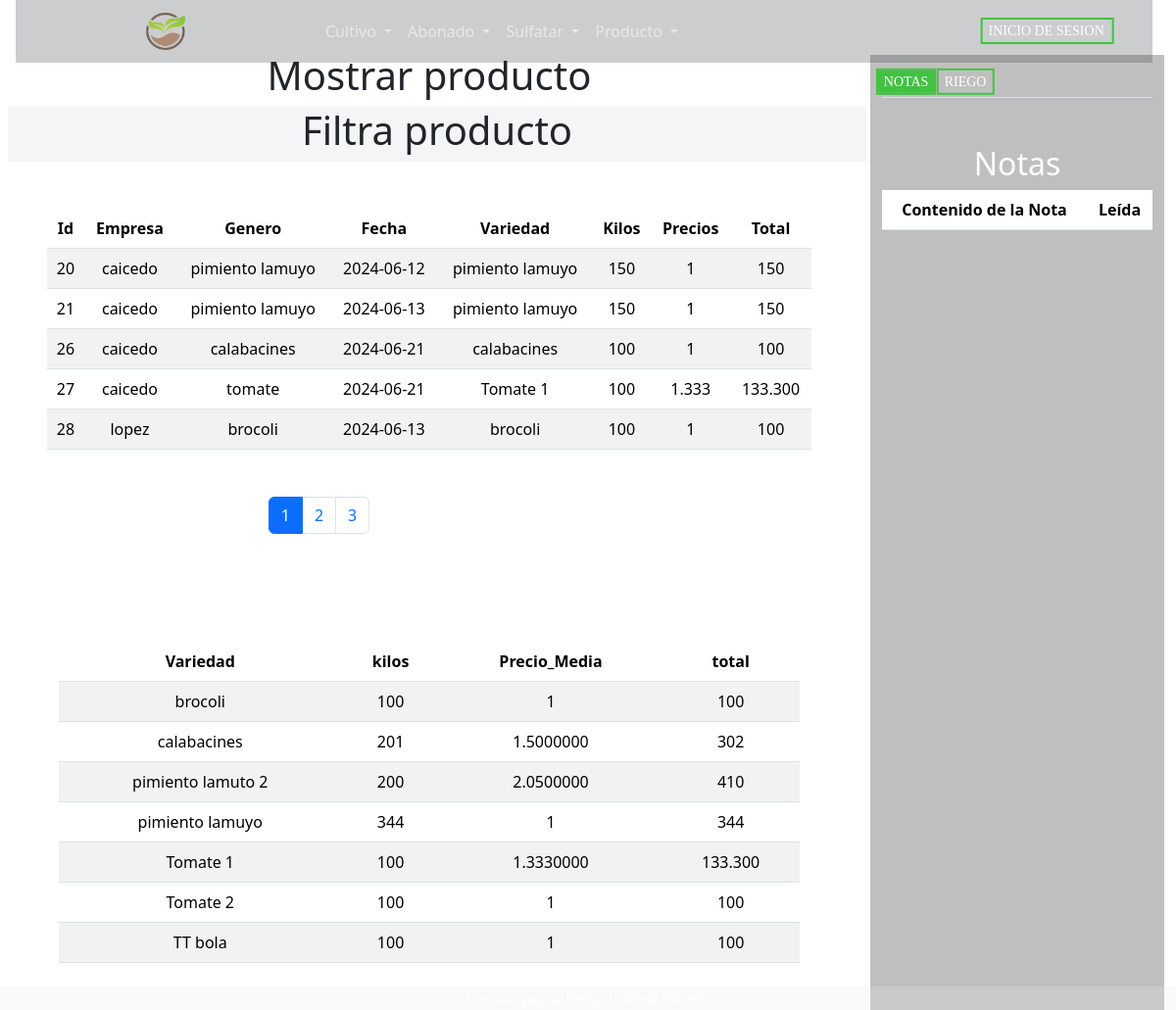
The page /paginas/producto/producto-mostrar.php on the database its author committed.
### tables this page shows
CREATE TABLE Producto (
    Id INT PRIMARY KEY AUTO_INCREMENT,
    Empresa VARCHAR(50),
    Genero VARCHAR(50),
    Fecha DATE,
    Variedad VARCHAR(50),
    Kilos DECIMAL(10, 3), 
    Precios DECIMAL(10, 3),
    Total DECIMAL(10, 3) GENERATED ALWAYS AS (Kilos * Precios) STORED
    
);

### herramientas/tabla.php (the view)
<?php
    $result = $conn->query($sql);
    echo '<div class="m-5">';
    $fieldInfo = $result->fetch_field();
    $nombreDeLaTabla = $fieldInfo->table;
    if ($result->num_rows > 0) {
        echo "<table id='myTable' data-tabla='". $nombreDeLaTabla."' class='table table-striped'>";
        echo '<thead>';
        echo '<tr>';
        $columnas = $result->fetch_fields();
        foreach ($columnas as $columna) {
            echo '<th scope="col">' . $columna->name . '</th>';
        }
        echo '</tr>';
        echo '</thead>';
        echo '<tbody>';
        while ($row = $result->fetch_assoc()) {
            echo '<tr>';
            foreach ($columnas as $columna) {
                $nombreColumna = $columna->name;
                $valor = $row[$nombreColumna];
                if ($nombreColumna == 'Hecho') {
                    $checked = $valor ? 'checked' : '';
                    echo '<td><input type="checkbox" class="hecho-checkbox" ' . $checked . ' disabled></td>';
                } else {
                    if (is_numeric($valor) && intval($valor) == floatval($valor)) {
                        echo '<td>' . intval($valor) . '</td>';
                    } else {
                        echo '<td>' . $valor . '</td>';
                    }
                }
            }
            echo '</tr>';
        }
        echo '</tbody>';
        echo '</table>';
    } else {
        echo "No se encontraron datos en la tabla";
    }
    echo '</div>';
?>

### css/estilos.css (style rules this page uses)
body { background-image: url('../imagen/fondo.png'); background-size: cover; background-attachment: fixed; background-position: center; padding-left: 0%; padding-right: 0%; }

### rows shown on the page
producto: Id "20", Empresa "caicedo", Genero "pimiento lamuyo", Fecha "2024-06-12", Variedad "pimiento lamuyo", Kilos "150", Precios "1", Total "150"
producto: Id "21", Empresa "caicedo", Genero "pimiento lamuyo", Fecha "2024-06-13", Variedad "pimiento lamuyo", Kilos "150", Precios "1", Total "150"
producto: Id "26", Empresa "caicedo", Genero "calabacines", Fecha "2024-06-21", Variedad "calabacines", Kilos "100", Precios "1", Total "100"
producto: Id "27", Empresa "caicedo", Genero "tomate", Fecha "2024-06-21", Variedad "Tomate 1", Kilos "100", Precios "1.333", Total "133.300"
producto: Id "28", Empresa "lopez", Genero "brocoli", Fecha "2024-06-13", Variedad "brocoli", Kilos "100", Precios "1", Total "100"

### other values the page prints
$columna->name "Id"
$columna->name "Empresa"
$columna->name "Genero"
$columna->name "Fecha"
$columna->name "Variedad"
$columna->name "Kilos"
$columna->name "Precios"
$columna->name "Total"
$columna->name "kilos"
$columna->name "Precio_Media"
$columna->name "total"
$valor "brocoli"
$valor "100"
$valor "1"
$valor "calabacines"
